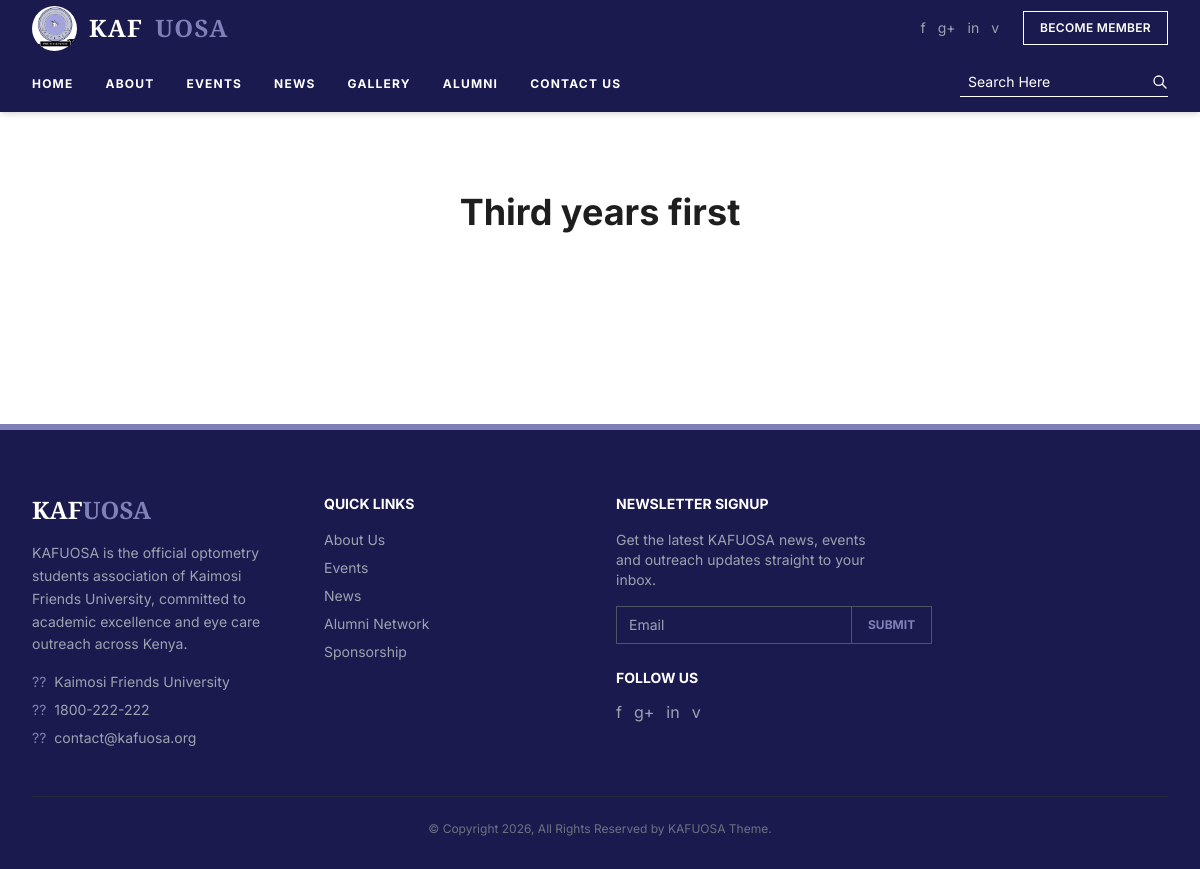
Before: /gallery/1/ with the older database file.
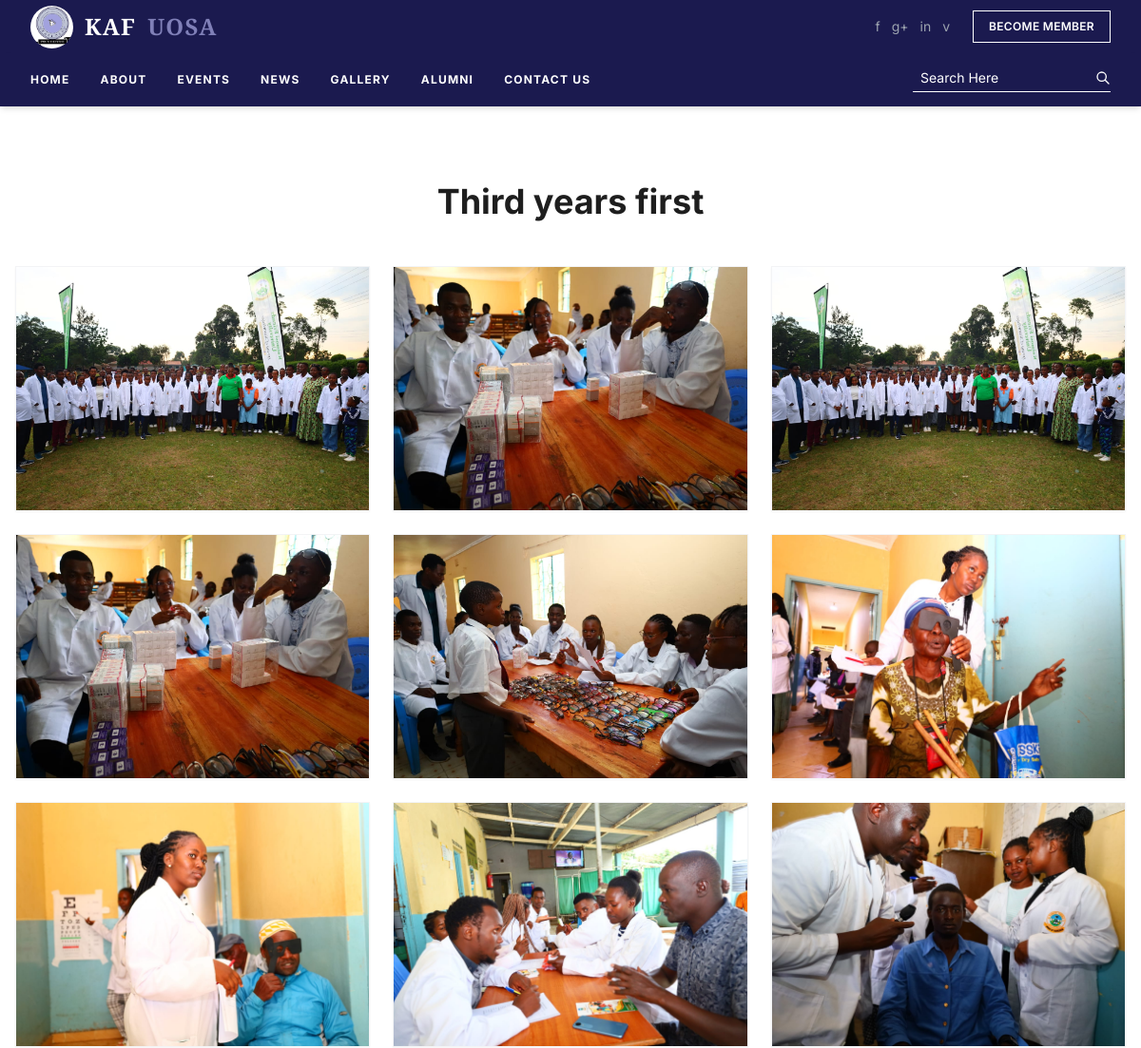
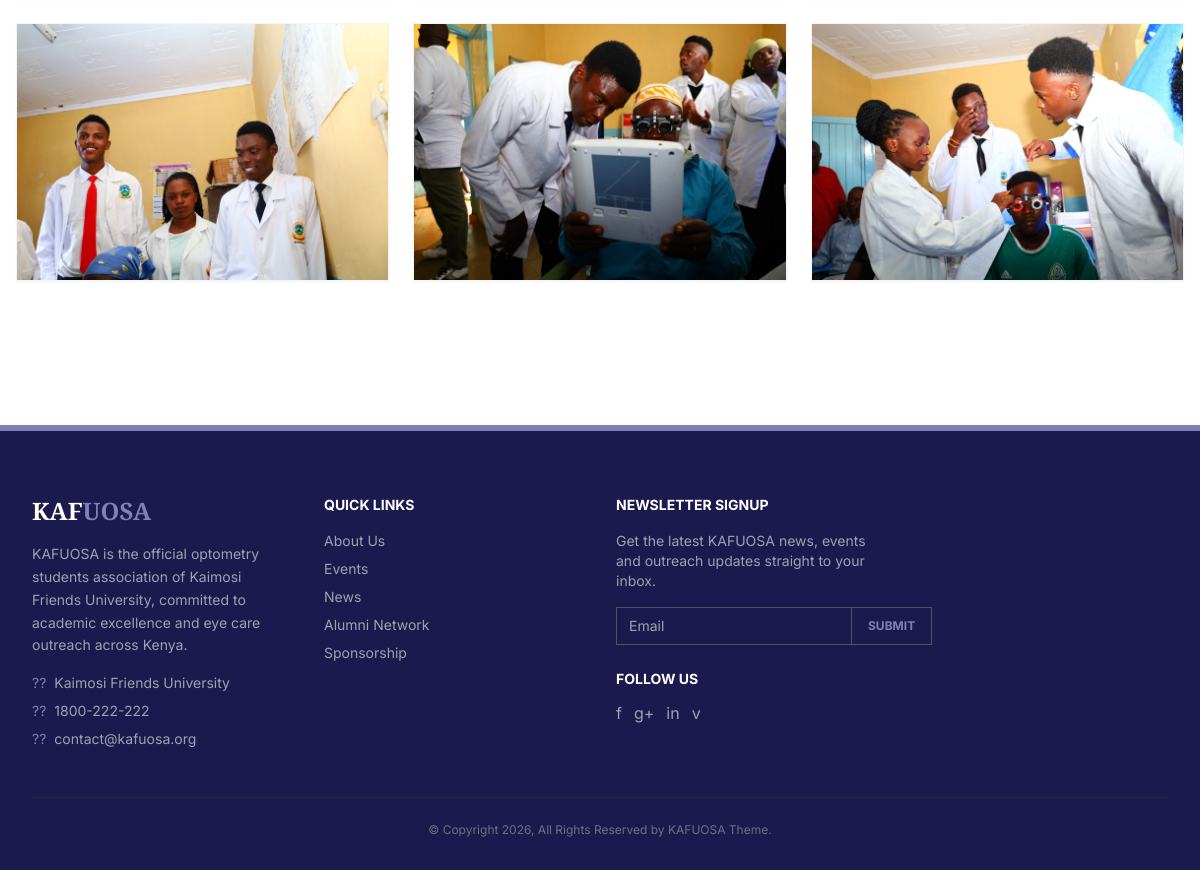
After: the same page with the newer database file (2 pictures, top to bottom).
### gallery/models.py (models this page shows, shortened)
class GalleryAlbum(models.Model):
    title       = models.CharField(max_length=200)
    description = models.TextField(blank=True)
    created_at  = models.DateTimeField(auto_now_add=True)
    class Meta:
        ordering = ['-created_at']

class GalleryPhoto(models.Model):
    album       = models.ForeignKey(GalleryAlbum, on_delete=models.CASCADE, related_name='photos')
    image       = models.ImageField(upload_to='gallery/')
    caption     = models.CharField(max_length=200, blank=True)
    uploaded_at = models.DateTimeField(auto_now_add=True)
    class Meta:
        ordering = ['uploaded_at']

### gallery/views.py (the view)
# urls.py: path('<int:pk>/', views.gallery_detail, name='gallery_detail'),
def gallery_detail(request, pk):
    album = get_object_or_404(GalleryAlbum, pk=pk)
    return render(request, "gallery/album_detail.html", {"album": album})

### templates/gallery/album_detail.html (shortened to what this page needs)
{% extends "base.html" %}
{% block content %}
<div class="max-w-7xl mx-auto px-4 py-20">
  <h1 class="font-[Playfair_Display] text-4xl font-bold text-[#1e1e1e] mb-12 text-center">{{ album.title }}</h1>
  <div class="grid grid-cols-2 md:grid-cols-3 gap-6">
    {% for photo in album.photos.all %}
    <div class="group relative overflow-hidden bg-white shadow-sm border border-gray-100">
      <img src="{{ photo.image.url }}" alt="{{ photo.caption }}" class="w-full h-64 object-cover transform group-hover:scale-105 transition duration-500"/>
      {% if photo.caption %}
      <div class="absolute bottom-0 left-0 right-0 bg-[#1e1e1e] bg-opacity-90 p-4 transform translate-y-full group-hover:translate-y-0 transition duration-300">
      </div>
      {% endif %}
    </div>
    {% endfor %}
  </div>
</div>
{% endblock %}

### templates/base.html (shortened to what this page needs)
{% load static %}
<!DOCTYPE html>
<html lang="en">
<head>
  <script src="https://cdn.tailwindcss.com/3.4.1"></script>
</head>
<body class="bg-white text-gray-800 flex flex-col min-h-screen">
<div class="bg-[#1B1A4F] text-white">
  <div class="max-w-7xl mx-auto px-4 sm:px-6 lg:px-8">
    <div class="flex items-center justify-between h-14">
      <a href="/" style="font-family:'Playfair Display',serif" class="font-bold text-2xl tracking-wider flex items-center gap-3"><img src="{% static 'images/kafuosa-logo.jpg' %}" alt="KAFUOSA Logo" style="height:45px;width:45px;border-radius:50%;object-fit:cover;">
        KAF<span class="text-[#8080B8]">UOSA</span>
      </a>
      <div class="hidden md:flex items-center space-x-6">
        <div class="flex space-x-3 text-gray-400 text-sm">
          <a href="#" class="hover:text-white transition">f</a>
          <a href="#" class="hover:text-white transition">g+</a>
          <a href="#" class="hover:text-white transition">in</a>
          <a href="#" class="hover:text-white transition">v</a>
        </div>
        {% if user.is_authenticated %}
          <a href="/members/profile/" class="border border-[#AEAED0] text-[#AEAED0] text-xs font-semibold px-4 py-2 uppercase tracking-wide hover:bg-[#8080B8] hover:text-white transition">My Profile</a>
        {% else %}
          <a href="/members/register/" class="border border-white text-white text-xs font-semibold px-4 py-2 uppercase tracking-wide hover:bg-white hover:text-[#1e1e1e] transition">Become Member</a>
        {% endif %}
      </div>
    </div>
  </div>
</div>
<nav class="bg-[#1B1A4F] sticky top-0 z-50 shadow-md">
  <div class="max-w-7xl mx-auto px-4 sm:px-6 lg:px-8">
    <div class="flex items-center justify-between h-14">
      <div class="hidden md:flex items-center space-x-8">
        <a href="/" class="text-white font-bold text-xs uppercase tracking-widest hover:text-[#AEAED0] transition">Home</a>
        <a href="/about/" class="text-white font-bold text-xs uppercase tracking-widest hover:text-[#AEAED0] transition">About</a>
        <a href="/events/" class="text-white font-bold text-xs uppercase tracking-widest hover:text-[#AEAED0] transition">Events</a>
        <a href="/news/" class="text-white font-bold text-xs uppercase tracking-widest hover:text-[#AEAED0] transition">News</a>
        <a href="/gallery/" class="text-white font-bold text-xs uppercase tracking-widest hover:text-[#AEAED0] transition">Gallery</a>
        <a href="/alumni/" class="text-white font-bold text-xs uppercase tracking-widest hover:text-[#AEAED0] transition">Alumni</a>
        <a href="/contact/" class="text-white font-bold text-xs uppercase tracking-widest hover:text-[#AEAED0] transition">Contact Us</a>
      </div>
      <div class="hidden md:flex items-center border-b border-white pb-1">
        <input type="text" placeholder="Search Here" class="bg-transparent border-none text-white placeholder-white focus:outline-none focus:ring-0 text-sm px-2 w-48">
        <button type="submit" class="text-white hover:text-[#AEAED0] transition">
          <svg class="w-4 h-4" fill="none" stroke="currentColor" viewBox="0 0 24 24"><path stroke-linecap="round" stroke-linejoin="round" stroke-width="2" d="M21 21l-6-6m2-5a7 7 0 11-14 0 7 7 0 0114 0z"></path></svg>
        </button>
      </div>
    </div>
  </div>
</nav>
<main class="flex-grow">{% block content %}{% endblock %}</main>
<footer class="bg-[#1B1A4F] text-gray-400 pt-16 pb-8 mt-16 border-t-[6px] border-[#8080B8]">
  <div class="max-w-7xl mx-auto px-4 sm:px-6 lg:px-8">
    <div class="grid grid-cols-1 md:grid-cols-4 gap-8 mb-12">
      <div>
        <a href="/" style="font-family:'Playfair Display',serif" class="text-white text-2xl font-bold block mb-4">
          KAF<span style="color:#8080B8">UOSA</span>
        </a>
        <p class="text-sm leading-relaxed mb-4">
          KAFUOSA is the official optometry students association of Kaimosi Friends University, committed to academic excellence and eye care outreach across Kenya.
        </p>
        <ul class="space-y-2 text-sm">
          <li class="flex items-center"><span class="mr-2 text-[#8080B8]">??</span> Kaimosi Friends University</li>
          <li class="flex items-center"><span class="mr-2 text-[#8080B8]">??</span> 1800-222-222</li>
          <li class="flex items-center"><span class="mr-2 text-[#8080B8]">??</span> contact@kafuosa.org</li>
        </ul>
      </div>
      <div>
        <h4 class="text-white font-bold text-sm uppercase mb-4">Quick Links</h4>
        <ul class="space-y-2 text-sm">
          <li><a href="/about/" class="hover:text-[#8080B8] transition-colors">About Us</a></li>
          <li><a href="/events/" class="hover:text-[#8080B8] transition-colors">Events</a></li>
          <li><a href="/news/" class="hover:text-[#8080B8] transition-colors">News</a></li>
          <li><a href="/alumni/" class="hover:text-[#8080B8] transition-colors">Alumni Network</a></li>
          <li><a href="/sponsorship/" class="hover:text-[#8080B8] transition-colors">Sponsorship</a></li>
        </ul>
      </div>
      <div>
        <h4 class="text-white font-bold text-sm uppercase mb-4">Newsletter Signup</h4>
        <p class="text-sm mb-4">Get the latest KAFUOSA news, events and outreach updates straight to your inbox.</p>
        <form action="/newsletter/subscribe/" method="post" class="flex items-stretch">
          <input type="email" name="email" placeholder="Email" class="flex-1 bg-transparent border border-gray-600 text-white text-sm px-3 py-2 focus:outline-none focus:border-[#8080B8]">
          <button type="submit" class="border border-gray-600 border-l-0 text-[#8080B8] text-xs font-bold px-4 py-2 hover:bg-[#8080B8] hover:text-white transition">SUBMIT</button></form>
        <div class="mt-6">
          <h4 class="text-white font-bold text-sm uppercase mb-3">Follow us</h4>
          <div class="flex space-x-3 text-gray-400">
            <a href="#" class="hover:text-white transition">f</a>
            <a href="#" class="hover:text-white transition">g+</a>
            <a href="#" class="hover:text-white transition">in</a>
            <a href="#" class="hover:text-white transition">v</a>
          </div>
        </div>
      </div>
    </div>
    <div class="border-t border-gray-800 pt-6 text-center text-xs text-gray-500">
      <p>&copy; Copyright {% now "Y" %}, All Rights Reserved by KAFUOSA Theme.</p>
    </div>
  </div>
</footer>
</body>
</html>

### templates/base.html (style rules this page uses)
body { font-family:'Inter',sans-serif; }

Changed rows visible on the page:
added GalleryPhoto: image (picture)
added GalleryPhoto: image (picture)
added GalleryPhoto: image (picture)
added GalleryPhoto: image (picture)
added GalleryPhoto: image (picture)
added GalleryPhoto: image (picture)
added GalleryPhoto: image (picture)
added GalleryPhoto: image (picture)
added GalleryPhoto: image (picture)
added GalleryPhoto: image (picture)
added GalleryPhoto: image (picture)
added GalleryPhoto: image (picture)
